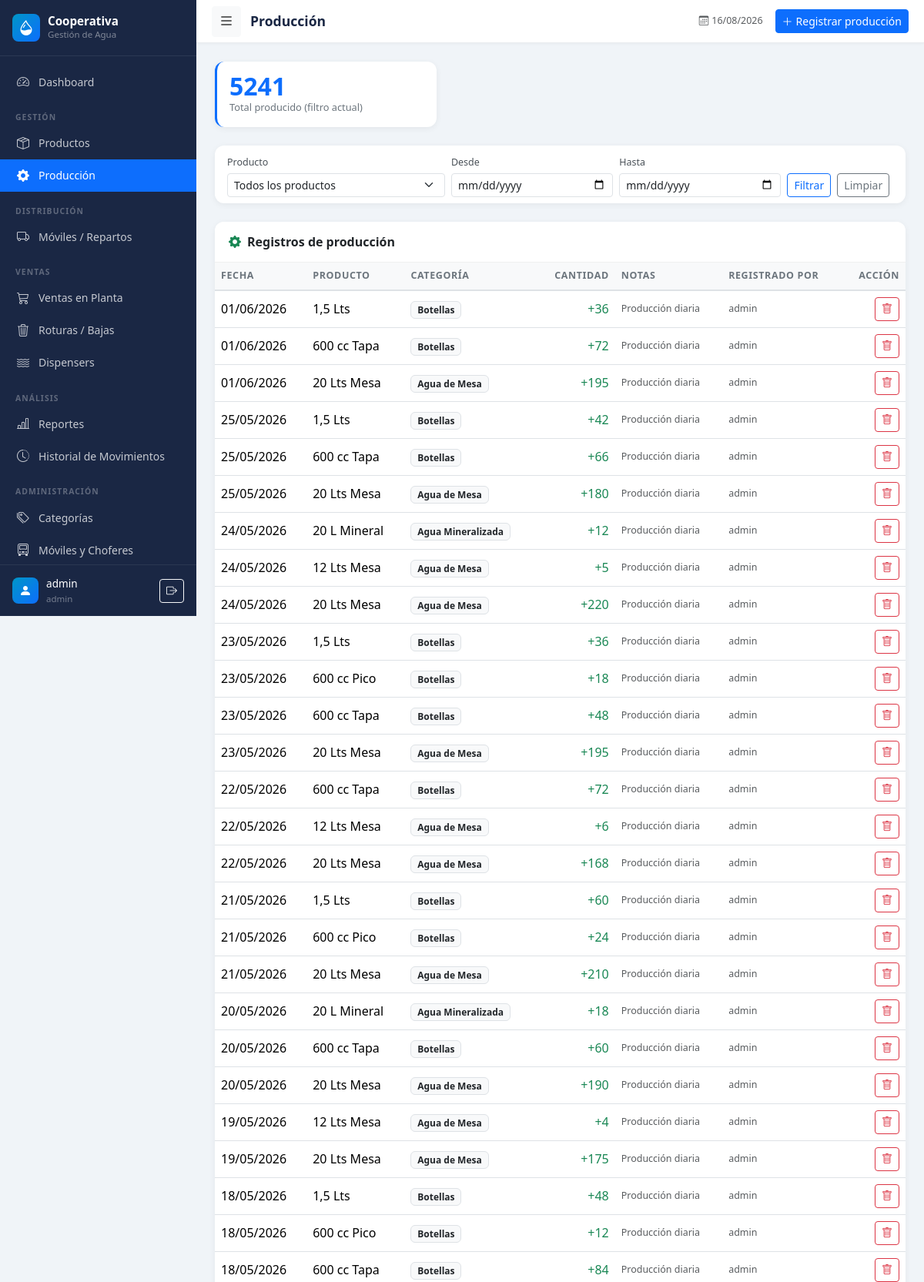
Page /produccion/ (signed in, upper part) on the committed database.
### models.py (models this page shows, shortened)
class User(UserMixin, db.Model):
    __tablename__ = 'users'
    id = db.Column(db.Integer, primary_key=True)
    username = db.Column(db.String(80), unique=True, nullable=False)
    email = db.Column(db.String(120), unique=True, nullable=True)
    password_hash = db.Column(db.String(256), nullable=False)
    role = db.Column(db.String(20), default='operator')  # admin, operator, viewer
    active = db.Column(db.Boolean, default=True)
    created_at = db.Column(db.DateTime, default=datetime.utcnow)
    @property
    def is_admin(self):
        return self.role == 'admin'

class ProductionRecord(db.Model):
    __tablename__ = 'production_records'
    id = db.Column(db.Integer, primary_key=True)
    date = db.Column(db.Date, nullable=False)
    product_id = db.Column(db.Integer, db.ForeignKey('products.id'), nullable=False)
    quantity = db.Column(db.Integer, nullable=False)
    notes = db.Column(db.Text)
    user_id = db.Column(db.Integer, db.ForeignKey('users.id'))
    created_at = db.Column(db.DateTime, default=datetime.utcnow)
    product = db.relationship('Product', backref='production_records')
    user = db.relationship('User', backref='production_records')

class Product(db.Model):
    __tablename__ = 'products'
    id = db.Column(db.Integer, primary_key=True)
    name = db.Column(db.String(150), nullable=False)
    category_id = db.Column(db.Integer, db.ForeignKey('categories.id'), nullable=False)
    capacity = db.Column(db.String(50))
    is_returnable = db.Column(db.Boolean, default=False)
    stock = db.Column(db.Integer, default=0)
    min_stock = db.Column(db.Integer, default=0)
    unit = db.Column(db.String(20), default='unidad')
    active = db.Column(db.Boolean, default=True)
    created_at = db.Column(db.DateTime, default=datetime.utcnow)

class Category(db.Model):
    __tablename__ = 'categories'
    id = db.Column(db.Integer, primary_key=True)
    name = db.Column(db.String(100), unique=True, nullable=False)
    description = db.Column(db.String(255))
    products = db.relationship('Product', backref='category', lazy=True)

### blueprints/production.py (the view)
@production_bp.route('/')
@login_required
def index():
    date_from = request.args.get('date_from', '')
    date_to = request.args.get('date_to', '')
    product_filter = request.args.get('product_id', '')
    query = ProductionRecord.query.order_by(
        ProductionRecord.date.desc(), ProductionRecord.created_at.desc()
    )
    if date_from:
        query = query.filter(ProductionRecord.date >= date_from)
    if date_to:
        query = query.filter(ProductionRecord.date <= date_to)
    if product_filter:
        query = query.filter(ProductionRecord.product_id == int(product_filter))
    records = query.all()
    products = Product.query.filter_by(active=True).order_by(Product.name).all()
    total_produced = sum(r.quantity for r in records)
    return render_template('production/index.html',
                           records=records,
                           products=products,
                           total_produced=total_produced,
                           date_from=date_from,
                           date_to=date_to,
                           product_filter=product_filter)

### templates/production/index.html (shortened to what this page needs)
{% extends 'base.html' %}
{% block page_title %}Producción{% endblock %}
{% block topbar_actions %}
<a href="{{ url_for('production.create') }}" class="btn btn-sm btn-primary">
  <i class="bi bi-plus-lg me-1"></i>Registrar producción
</a>
{% endblock %}
{% block content %}
<div class="row g-3 mb-4">
  <div class="col-md-4">
    <div class="card stat-card border-start border-primary border-3">
      <div class="card-body">
        <div class="stat-value text-primary">{{ total_produced }}</div>
        <div class="stat-label">Total producido (filtro actual)</div>
      </div>
    </div>
  </div>
</div>
<div class="card data-card mb-4">
  <div class="card-body py-2">
    <form method="GET" class="row g-2 align-items-end">
      <div class="col-md-4">
        <label class="form-label smaller mb-1">Producto</label>
        <select name="product_id" class="form-select form-select-sm">
          <option value="">Todos los productos</option>
        </select>
      </div>
      <div class="col-md-3">
        <label class="form-label smaller mb-1">Desde</label>
        <input type="date" name="date_from" class="form-control form-control-sm" value="{{ date_from }}">
      </div>
      <div class="col-md-3">
        <label class="form-label smaller mb-1">Hasta</label>
        <input type="date" name="date_to" class="form-control form-control-sm" value="{{ date_to }}">
      </div>
      <div class="col-auto">
        <button type="submit" class="btn btn-sm btn-outline-primary">Filtrar</button>
        <a href="{{ url_for('production.index') }}" class="btn btn-sm btn-outline-secondary ms-1">Limpiar</a>
      </div>
    </form>
  </div>
</div>
<div class="card data-card">
  <div class="card-header">
    <i class="bi bi-gear-fill me-2 text-success"></i>Registros de producción
  </div>
  <div class="card-body p-0">
    {% if records %}
    <div class="table-responsive">
      <table class="table table-hover align-middle mb-0">
        <thead class="table-light">
          <tr>
            <th>Fecha</th><th>Producto</th><th>Categoría</th>
            <th class="text-end">Cantidad</th><th>Notas</th>
            <th>Registrado por</th>
            {% if current_user.is_admin %}<th class="text-end">Acción</th>{% endif %}
          </tr>
        </thead>
        <tbody>
          {% for r in records %}
          <tr>
            <td>{{ r.date.strftime('%d/%m/%Y') }}</td>
            <td class="fw-500">{{ r.product.name }}</td>
            <td><span class="badge bg-light text-dark border">{{ r.product.category.name }}</span></td>
            <td class="text-end fw-500 text-success">+{{ r.quantity }}</td>
            <td class="text-muted smaller">{{ r.notes or '—' }}</td>
            <td class="text-muted smaller">{{ r.user.username if r.user else '—' }}</td>
            {% if current_user.is_admin %}
            <td class="text-end">
              <form method="POST" action="{{ url_for('production.delete', id=r.id) }}"
                    onsubmit="return confirm('¿Eliminar este registro y revertir el stock?')">
                <button type="submit" class="btn btn-sm btn-outline-danger">
                  <i class="bi bi-trash"></i>
                </button>
              </form>
            </td>
            {% endif %}
          </tr>
          {% endfor %}
        </tbody>
      </table>
    </div>
    {% else %}
    <div class="text-center text-muted p-5">
      <i class="bi bi-gear display-4 d-block mb-2"></i>
      Sin registros de producción.
    </div>
    {% endif %}
  </div>
</div>
{% endblock %}

### templates/base.html (shortened to what this page needs)
<!DOCTYPE html>
<html lang="es">
<head>
  <link href="https://cdn.jsdelivr.net/npm/bootstrap@5.3.2/dist/css/bootstrap.min.css" rel="stylesheet">
  <link href="https://cdn.jsdelivr.net/npm/bootstrap-icons@1.11.3/font/bootstrap-icons.css" rel="stylesheet">
  <link href="{{ url_for('static', filename='css/style.css') }}" rel="stylesheet">
</head>
<body>
<nav id="sidebar">
  <div class="sidebar-header">
    <a href="{{ url_for('dashboard.index') }}" class="sidebar-brand">
      <div class="sidebar-brand-icon">
        <i class="bi bi-droplet-half text-white fs-5"></i>
      </div>
      <div>
        <div class="sidebar-brand-name">Cooperativa</div>
        <div class="sidebar-brand-sub">Gestión de Agua</div>
      </div>
    </a>
  </div>
  <div class="sidebar-nav">
    <ul class="nav flex-column">
      <li class="nav-item">
        <a class="nav-link {% if request.endpoint == 'dashboard.index' %}active{% endif %}"
           href="{{ url_for('dashboard.index') }}">
          <i class="bi bi-speedometer2"></i> Dashboard
        </a>
      </li>
      <li><div class="nav-section-label">Gestión</div></li>
      <li class="nav-item">
        <a class="nav-link {% if request.blueprint == 'products' %}active{% endif %}"
           href="{{ url_for('products.index') }}">
          <i class="bi bi-box-seam"></i> Productos
        </a>
      </li>
      <li class="nav-item">
        <a class="nav-link {% if request.blueprint == 'production' %}active{% endif %}"
           href="{{ url_for('production.index') }}">
          <i class="bi bi-gear-fill"></i> Producción
        </a>
      </li>
      <li><div class="nav-section-label">Distribución</div></li>
      <li class="nav-item">
        <a class="nav-link {% if request.blueprint == 'distribution' %}active{% endif %}"
           href="{{ url_for('distribution.index') }}">
          <i class="bi bi-truck"></i> Móviles / Repartos
        </a>
      </li>
      <li><div class="nav-section-label">Ventas</div></li>
      <li class="nav-item">
        <a class="nav-link {% if request.blueprint == 'sales' %}active{% endif %}"
           href="{{ url_for('sales.index') }}">
          <i class="bi bi-cart3"></i> Ventas en Planta
        </a>
      </li>
      <li class="nav-item">
        <a class="nav-link {% if request.blueprint == 'breakage' %}active{% endif %}"
           href="{{ url_for('breakage.index') }}">
          <i class="bi bi-trash3"></i> Roturas / Bajas
        </a>
      </li>
      <li class="nav-item">
        <a class="nav-link {% if request.blueprint == 'dispensers' %}active{% endif %}"
           href="{{ url_for('dispensers.index') }}">
          <i class="bi bi-water"></i> Dispensers
        </a>
      </li>
      <li><div class="nav-section-label">Análisis</div></li>
      <li class="nav-item">
        <a class="nav-link {% if request.blueprint == 'reports' %}active{% endif %}"
           href="{{ url_for('reports.index') }}">
          <i class="bi bi-bar-chart-line"></i> Reportes
        </a>
      </li>
      <li class="nav-item">
        <a class="nav-link {% if request.endpoint == 'reports.movements' %}active{% endif %}"
           href="{{ url_for('reports.movements') }}">
          <i class="bi bi-clock-history"></i> Historial de Movimientos
        </a>
      </li>
      {% if current_user.is_admin %}
      <li><div class="nav-section-label">Administración</div></li>
      <li class="nav-item">
        <a class="nav-link {% if request.endpoint == 'products.categories' %}active{% endif %}"
           href="{{ url_for('products.categories') }}">
          <i class="bi bi-tags"></i> Categorías
        </a>
      </li>
      <li class="nav-item">
        <a class="nav-link {% if request.endpoint == 'products.vehicles' %}active{% endif %}"
           href="{{ url_for('products.vehicles') }}">
          <i class="bi bi-truck-front"></i> Móviles y Choferes
        </a>
      </li>
      {% endif %}
    </ul>
  </div>
  <div class="sidebar-footer">
    <div class="sidebar-brand-icon" style="width:34px;height:34px;">
      <i class="bi bi-person-fill text-white"></i>
    </div>
    <div class="flex-grow-1 overflow-hidden">
      <div class="sidebar-user-name">{{ current_user.username }}</div>
      <div class="sidebar-user-role">{{ current_user.role }}</div>
    </div>
    <a href="{{ url_for('auth.logout') }}" class="btn btn-sm btn-outline-light flex-shrink-0"
       title="Cerrar sesión">
      <i class="bi bi-box-arrow-right"></i>
    </a>
  </div>
</nav>
<div class="main-content" id="mainContent">
  <header class="top-bar">
    <button class="btn btn-sm btn-light" id="sidebarToggle">
      <i class="bi bi-list fs-5"></i>
    </button>
    <span class="page-title">{% block page_title %}{% endblock %}</span>
    <div class="ms-auto d-flex align-items-center gap-3">
      <span class="text-muted smaller d-none d-md-inline">
        <i class="bi bi-calendar3 me-1"></i>{{ now.strftime('%d/%m/%Y') }}
      </span>
      {% block topbar_actions %}{% endblock %}
    </div>
  </header>
  <div class="content-area">
    {% block content %}{% endblock %}
  </div>
</div>
</body>
</html>

### static/css/style.css (style rules this page uses)
:root { --sidebar-width: 255px; --sidebar-bg: #1a2744; --sidebar-hover: #243564; --sidebar-active: #0d6efd; --sidebar-text: rgba(255, 255, 255, 0.75); --topbar-h: 56px; --accent: #0096c7; --body-bg: #f0f4f8; --card-radius: 12px; }
body { background-color: var(--body-bg); overflow-x: hidden; }
#sidebar { position: fixed; left: 0; top: 0; height: 100vh; width: var(--sidebar-width); background: var(--sidebar-bg); display: flex; flex-direction: column; z-index: 1030; transition: width 0.25s ease, transform 0.25s ease; overflow: hidden; }
.main-content { margin-left: var(--sidebar-width); min-height: 100vh; transition: margin-left 0.25s ease; }
.sidebar-header { padding: 18px 16px; border-bottom: 1px solid rgba(255, 255, 255, 0.08); flex-shrink: 0; }
.sidebar-brand { display: flex; align-items: center; gap: 10px; text-decoration: none; }
.sidebar-brand-icon { width: 36px; height: 36px; background: linear-gradient(135deg, #0096c7, #0d6efd); border-radius: 8px; display: flex; align-items: center; justify-content: center; flex-shrink: 0; }
.sidebar-brand-name { color: #fff; font-weight: 700; font-size: 0.95rem; line-height: 1.2; white-space: nowrap; }
.sidebar-brand-sub { color: rgba(255, 255, 255, 0.45); font-size: 0.72rem; white-space: nowrap; }
.sidebar-nav { flex: 1; overflow-y: auto; padding: 12px 0; }
.nav-section-label { font-size: 0.65rem; font-weight: 700; text-transform: uppercase; letter-spacing: 0.1em; color: rgba(255, 255, 255, 0.3); padding: 14px 20px 4px; margin-top: 4px; white-space: nowrap; }
.sidebar-nav .nav-link { color: var(--sidebar-text); padding: 9px 20px; display: flex; align-items: center; gap: 10px; font-size: 0.875rem; border-radius: 0; transition: background 0.15s, color 0.15s; white-space: nowrap; }
.sidebar-nav .nav-link i { font-size: 1rem; width: 20px; text-align: center; flex-shrink: 0; }
.sidebar-nav .nav-link.active { background: var(--sidebar-active); color: #fff; }
.sidebar-footer { padding: 14px 16px; border-top: 1px solid rgba(255, 255, 255, 0.08); flex-shrink: 0; display: flex; align-items: center; gap: 10px; }
.sidebar-user-name { color: #fff; font-size: 0.85rem; font-weight: 500; white-space: nowrap; }
.sidebar-user-role { color: rgba(255, 255, 255, 0.4); font-size: 0.72rem; white-space: nowrap; }
.top-bar { height: var(--topbar-h); position: sticky; top: 0; z-index: 100; background: #fff; border-bottom: 1px solid #e9ecef; box-shadow: 0 1px 4px rgba(0, 0, 0, 0.04); display: flex; align-items: center; padding: 0 20px; gap: 12px; }
.page-title { font-size: 1.1rem; font-weight: 600; color: #1a2744; white-space: nowrap; }
.content-area { padding: 24px; }
.stat-card { border: none; border-radius: var(--card-radius); box-shadow: 0 2px 8px rgba(0, 0, 0, 0.06); transition: transform 0.2s, box-shadow 0.2s; overflow: hidden; }
.stat-value { font-size: 2rem; font-weight: 700; line-height: 1; }
.stat-label { font-size: 0.8rem; color: #6c757d; margin-top: 2px; }
.data-card { border: none; border-radius: var(--card-radius); box-shadow: 0 2px 8px rgba(0, 0, 0, 0.06); }
.data-card .card-header { background: #fff; border-bottom: 1px solid #f0f0f0; border-radius: var(--card-radius) var(--card-radius) 0 0 !important; font-weight: 600; padding: 14px 18px; }
.table th { font-size: 0.78rem; font-weight: 600; text-transform: uppercase; letter-spacing: 0.05em; color: #6c757d; border-bottom: 2px solid #dee2e6; }
.form-label { font-size: 0.85rem; font-weight: 500; color: #495057; margin-bottom: 5px; }
.smaller { font-size: 0.78rem; }
.fw-500 { font-weight: 500; }

### rows in the picture
User: username "admin", role "admin"
ProductionRecord: date "01/06/2026", product.name "1,5 Lts", product.category.name "Botellas", quantity "36", notes "Producción diaria", user "admin"
ProductionRecord: date "01/06/2026", product.name "600 cc Tapa", product.category.name "Botellas", quantity "72", notes "Producción diaria", user "admin"
ProductionRecord: date "01/06/2026", product.name "20 Lts Mesa", product.category.name "Agua de Mesa", quantity "195", notes "Producción diaria", user "admin"
ProductionRecord: date "25/05/2026", product.name "1,5 Lts", product.category.name "Botellas", quantity "42", notes "Producción diaria", user "admin"
ProductionRecord: date "25/05/2026", product.name "600 cc Tapa", product.category.name "Botellas", quantity "66", notes "Producción diaria", user "admin"
ProductionRecord: date "25/05/2026", product.name "20 Lts Mesa", product.category.name "Agua de Mesa", quantity "180", notes "Producción diaria", user "admin"
ProductionRecord: date "24/05/2026", product.name "20 L Mineral", product.category.name "Agua Mineralizada", quantity "12", notes "Producción diaria", user "admin"
ProductionRecord: date "24/05/2026", product.name "12 Lts Mesa", product.category.name "Agua de Mesa", quantity "5", notes "Producción diaria", user "admin"
ProductionRecord: date "24/05/2026", product.name "20 Lts Mesa", product.category.name "Agua de Mesa", quantity "220", notes "Producción diaria", user "admin"
ProductionRecord: date "23/05/2026", product.name "1,5 Lts", product.category.name "Botellas", quantity "36", notes "Producción diaria", user "admin"
ProductionRecord: date "23/05/2026", product.name "600 cc Pico", product.category.name "Botellas", quantity "18", notes "Producción diaria", user "admin"
ProductionRecord: date "23/05/2026", product.name "600 cc Tapa", product.category.name "Botellas", quantity "48", notes "Producción diaria", user "admin"
ProductionRecord: date "23/05/2026", product.name "20 Lts Mesa", product.category.name "Agua de Mesa", quantity "195", notes "Producción diaria", user "admin"
ProductionRecord: date "22/05/2026", product.name "600 cc Tapa", product.category.name "Botellas", quantity "72", notes "Producción diaria", user "admin"
ProductionRecord: date "22/05/2026", product.name "12 Lts Mesa", product.category.name "Agua de Mesa", quantity "6", notes "Producción diaria", user "admin"
ProductionRecord: date "22/05/2026", product.name "20 Lts Mesa", product.category.name "Agua de Mesa", quantity "168", notes "Producción diaria", user "admin"
ProductionRecord: date "21/05/2026", product.name "1,5 Lts", product.category.name "Botellas", quantity "60", notes "Producción diaria", user "admin"
ProductionRecord: date "21/05/2026", product.name "600 cc Pico", product.category.name "Botellas", quantity "24", notes "Producción diaria", user "admin"
ProductionRecord: date "21/05/2026", product.name "20 Lts Mesa", product.category.name "Agua de Mesa", quantity "210", notes "Producción diaria", user "admin"
ProductionRecord: date "20/05/2026", product.name "20 L Mineral", product.category.name "Agua Mineralizada", quantity "18", notes "Producción diaria", user "admin"
ProductionRecord: date "20/05/2026", product.name "600 cc Tapa", product.category.name "Botellas", quantity "60", notes "Producción diaria", user "admin"
ProductionRecord: date "20/05/2026", product.name "20 Lts Mesa", product.category.name "Agua de Mesa", quantity "190", notes "Producción diaria", user "admin"
ProductionRecord: date "19/05/2026", product.name "12 Lts Mesa", product.category.name "Agua de Mesa", quantity "4", notes "Producción diaria", user "admin"
ProductionRecord: date "19/05/2026", product.name "20 Lts Mesa", product.category.name "Agua de Mesa", quantity "175", notes "Producción diaria", user "admin"
ProductionRecord: date "18/05/2026", product.name "1,5 Lts", product.category.name "Botellas", quantity "48", notes "Producción diaria", user "admin"
ProductionRecord: date "18/05/2026", product.name "600 cc Pico", product.category.name "Botellas", quantity "12", notes "Producción diaria", user "admin"
ProductionRecord: date "18/05/2026", product.name "600 cc Tapa", product.category.name "Botellas", quantity "84", notes "Producción diaria", user "admin"

### other values in the picture
{{ total_produced }} "5241"
